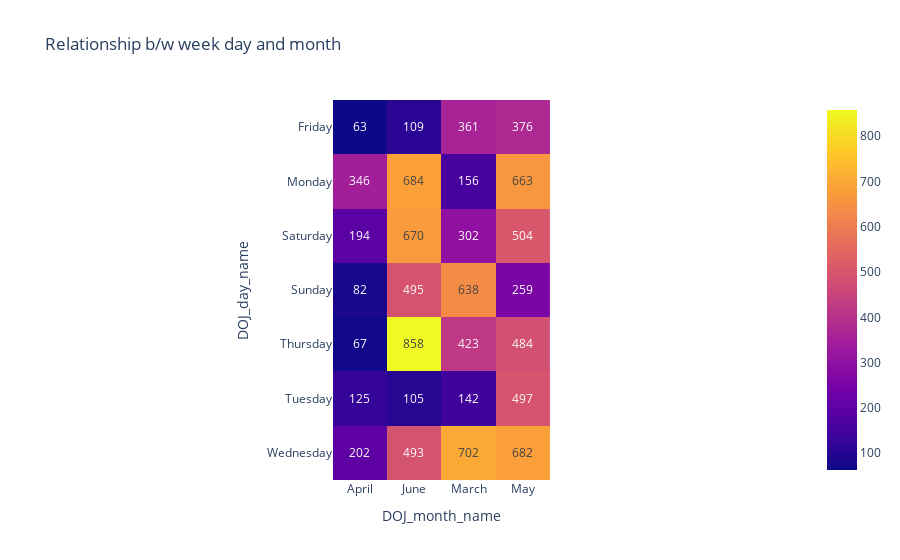

Source (notebook cell):
### Code cell
px.imshow(pd.crosstab(df['DOJ_day_name'],df['DOJ_month_name']),text_auto=True,title='Relationship b/w week day and month')

### Figure 1 — Plotly figure (JSON) as saved in the notebook; plotly's stock layout.template omitted (floating-point values rounded to 4 significant figures)
{"data": [{"coloraxis": "coloraxis", "name": "0", "texttemplate": "%{z}", "x": ["April", "June", "March", "May"], "y": ["Friday", "Monday", "Saturday", "Sunday", "Thursday", "Tuesday", "Wednesday"], "z": [[63, 109, 361, 376], [346, 684, 156, 663], [194, 670, 302, 504], [82, 495, 638, 259], [67, 858, 423, 484], [125, 105, 142, 497], [202, 493, 702, 682]], "type": "heatmap", "xaxis": "x", "yaxis": "y", "hovertemplate": "DOJ_month_name: %{x}<br>DOJ_day_name: %{y}<br>color: %{z}<extra></extra>"}], "layout": {"xaxis": {"anchor": "y", "domain": [0, 1], "scaleanchor": "y", "constrain": "domain", "title": {"text": "DOJ_month_name"}}, "yaxis": {"anchor": "x", "domain": [0, 1], "autorange": "reversed", "constrain": "domain", "title": {"text": "DOJ_day_name"}}, "coloraxis": {"colorscale": [[0, "#0d0887"], [0.1111, "#46039f"], [0.2222, "#7201a8"], [0.3333, "#9c179e"], [0.4444, "#bd3786"], [0.5556, "#d8576b"], [0.6667, "#ed7953"], [0.7778, "#fb9f3a"], [0.8889, "#fdca26"], [1, "#f0f921"]]}, "title": {"text": "Relationship b/w week day and month"}}}
